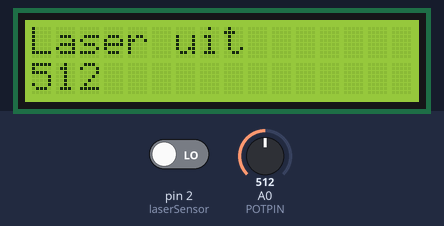
This sketch was run on a simulated Arduino Uno, built with avr-gcc and run on an emulated ATmega328P. On the bench: 16×2 character LCD. The test bench sets the inputs (shaded band); at power-on: A0 (POTPIN) = 512, pin 2 (laserSensor) LOW.

Above: at 1.2 s.
1.3 s: A0 (POTPIN) set to 0
At 2.6 s:
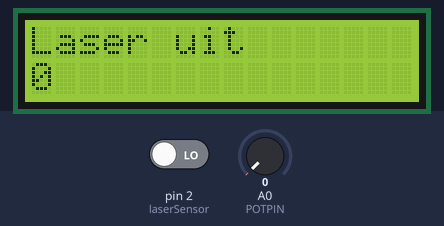
4.3 s: pin 2 (laserSensor) driven HIGH
At 5.5 s:
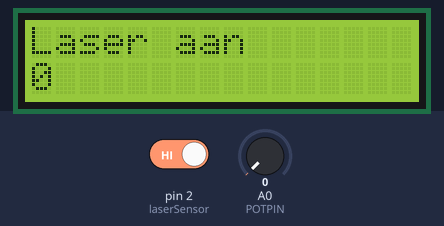
7.3 s: A0 (POTPIN) set to 1023
At 7.6 s:
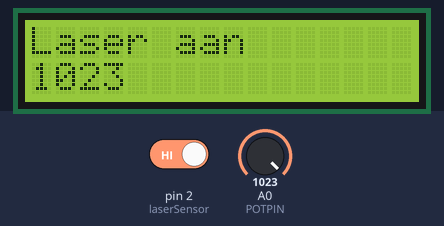
10.3 s: A0 (POTPIN) set to 0
At 10.8 s:
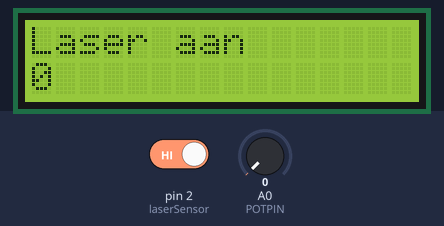
13.3 s: A0 (POTPIN) set to 1023
At 14.6 s:
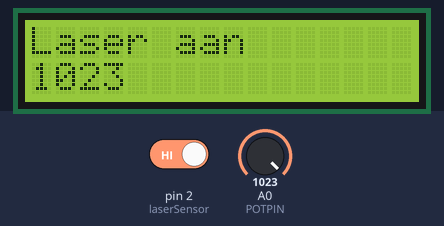
16.3 s: A0 (POTPIN) set to 0
At 16.6 s:
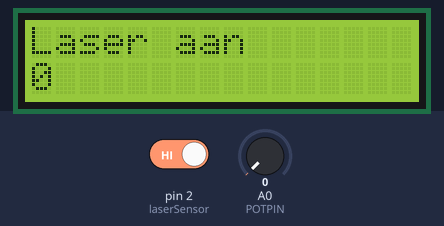
Timing chart, 0 to 19.3 s (numbered marks = the images above; inputs shaded):
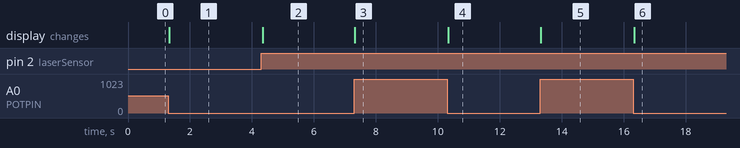

The sketch:

Motorsturing_Test.ino
```cpp
#include <LiquidCrystal_I2C.h>

#define POTPIN A0
#define laserSensor 2

LiquidCrystal_I2C lcd(0x27, 16, 2); // adres 0x27, 16 kolommen, 2 rijen

void setup()
{
    lcd.init();
    lcd.backlight();
    lcd.setCursor(0, 0);
    lcd.print("Hello, World!");
    pinMode(POTPIN, INPUT);
    pinMode(laserSensor, INPUT);
}

void loop()
{
    lcd.clear();
    bool laser = digitalRead(laserSensor);
    lcd.setCursor(0, 0);
    if(laser)
        lcd.print("Laser aan");
    else
        lcd.print("Laser uit");
    int pot = analogRead(POTPIN);
    lcd.setCursor(0, 1);
    lcd.print(pot);
}
```

Measured:
- after the input at 1.3 s, the display: changes at once (image 1)
- after the input at 4.3 s, the display: changes after 0.05 s (image 2)
- after the input at 7.3 s, the display: changes at once (image 3)
- after the input at 10.3 s, the display: changes at once (image 4)
- after the input at 13.3 s, the display: changes at once (image 5)
- after the input at 16.3 s, the display: changes at once (image 6)
